Frame 1 (no input): blank canvas, image omitted
Frame 60 (the mouse pressed at the canvas centre just before this capture): blank canvas, image omitted
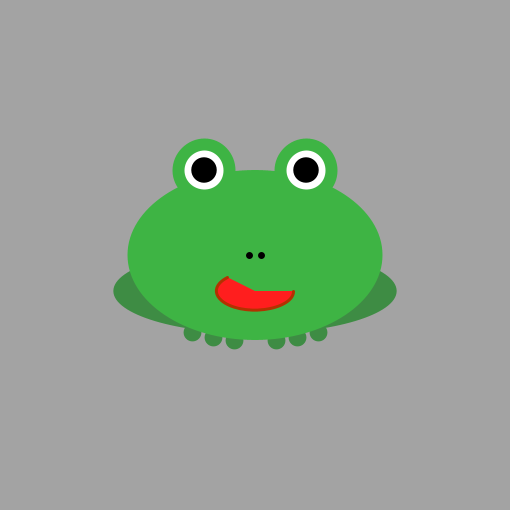
Frame 120 (the mouse held since frame 60 and released just before this capture)

The Processing sketch whose frames 1 and 60 were blank and that drew this single picture after the mouse press (run headless with seeded random() and noise(); from frame 60 on, the mouse is pressed at the canvas centre):

// Processing sketch: processing_181512
// ── processing_181512.pde

void setup(){
  size(510,510);
}
void draw(){
  background(random(255));
  
  //Variables
  float mida1X = mouseX/5;
  float mida1Y = mouseY/3;
  float mida2 = mouseX/7;
  float mida3 = mouseY/4;
  float mida4 = mouseX/40;
  float mida5 = mouseY/1.5;
  float mida6 = mouseX*0.30;
  float mida7 = mouseY*0.15;
  float mida8 = mouseX/0.9;
  float mida9 = mouseX/4;
  float mida10 = mouseY/3.3;
  float mida11 = mouseX/6;
  float mida12= mouseX/12;
  float mida13 = mouseY/3.1;
  float midaNas = mouseX/32;
  float midaUlls = mouseX*0.20;
  float midaNineta = mouseX*0.10;
  float midaPotes = mouseX*0.07;
  
  //Cos
  fill(62,140,68);
  stroke(62,140,68);
  strokeWeight(midaPotes);
  point(mouseX-mida12,mouseY+mida1Y);
  point(mouseX-mida11,mouseY+mida13);
  point(mouseX-mida9,mouseY+mida10);
  point(mouseX+mida12,mouseY+mida1Y);
  point(mouseX+mida11,mouseY+mida13);
  point(mouseX+mida9,mouseY+mida10);
  noStroke();
  ellipse(mouseX,mouseY+mida2,mida8,mida1Y);
  
  //Cara
  fill(62,180,68);
  ellipse(mouseX,mouseY,mouseX,mida5);
  
  //Nas
  stroke(0);
  strokeWeight(midaNas);
  point(mouseX-mida4,mouseY);
  point(mouseX+mida4,mouseY);
  
  //Ulls
  stroke(62,180,68);
  strokeWeight(mouseX/20);
  fill(255);
  ellipse(mouseX-mida1X,mouseY-mida1Y,midaUlls,midaUlls);
  ellipse(mouseX+mida1X,mouseY-mida1Y,midaUlls,midaUlls);
  noStroke();
  fill(0);
  ellipse(mouseX-mida1X,mouseY-mida1Y,midaNineta,midaNineta);
  ellipse(mouseX+mida1X,mouseY-mida1Y,midaNineta,midaNineta);

  //Boca
  stroke(178,50,0);
  strokeWeight(3);
  fill(255,30,30);
  arc(mouseX,mouseY+mida2,mida6,mida7,0,PI+QUARTER_PI);
}
